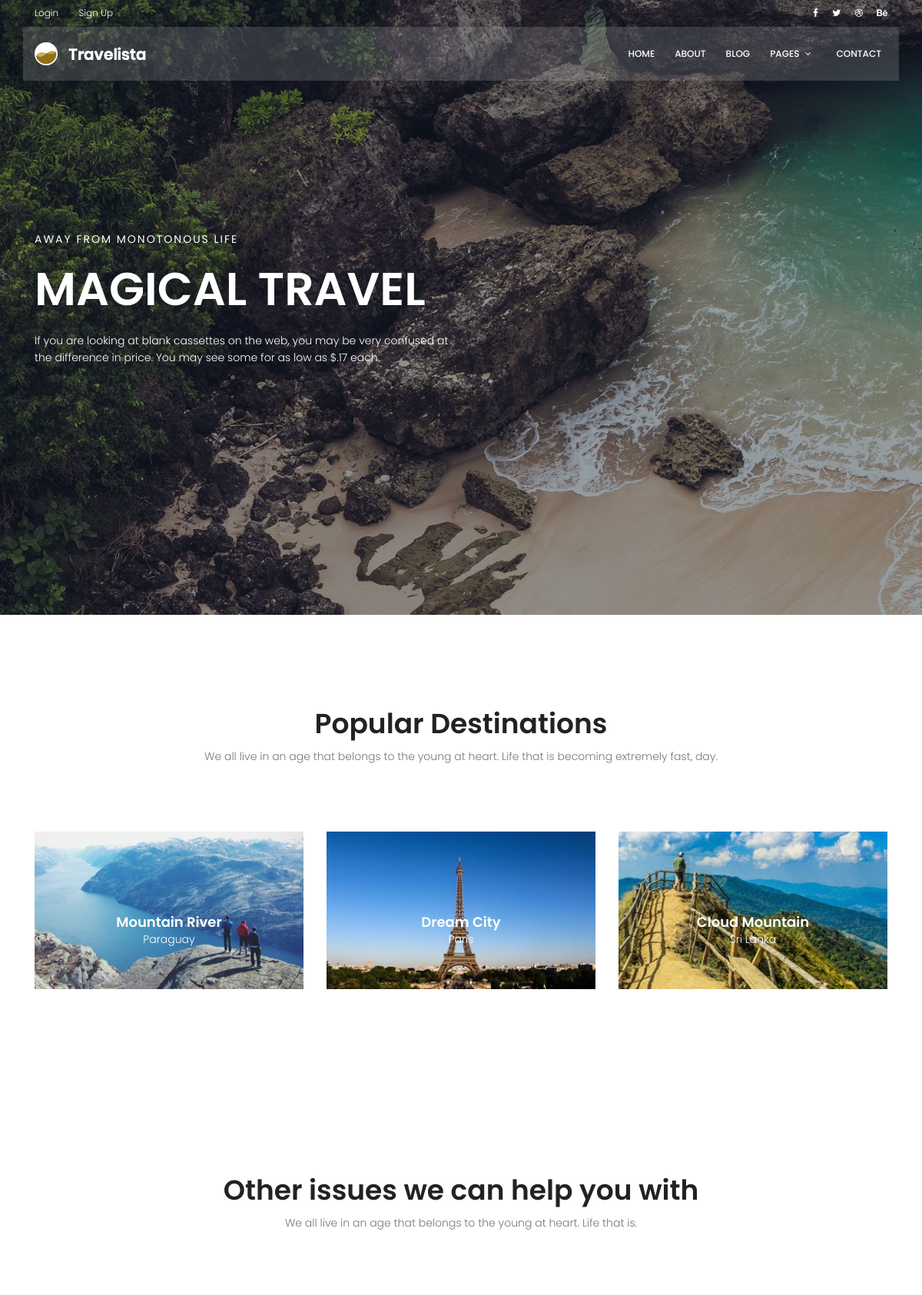
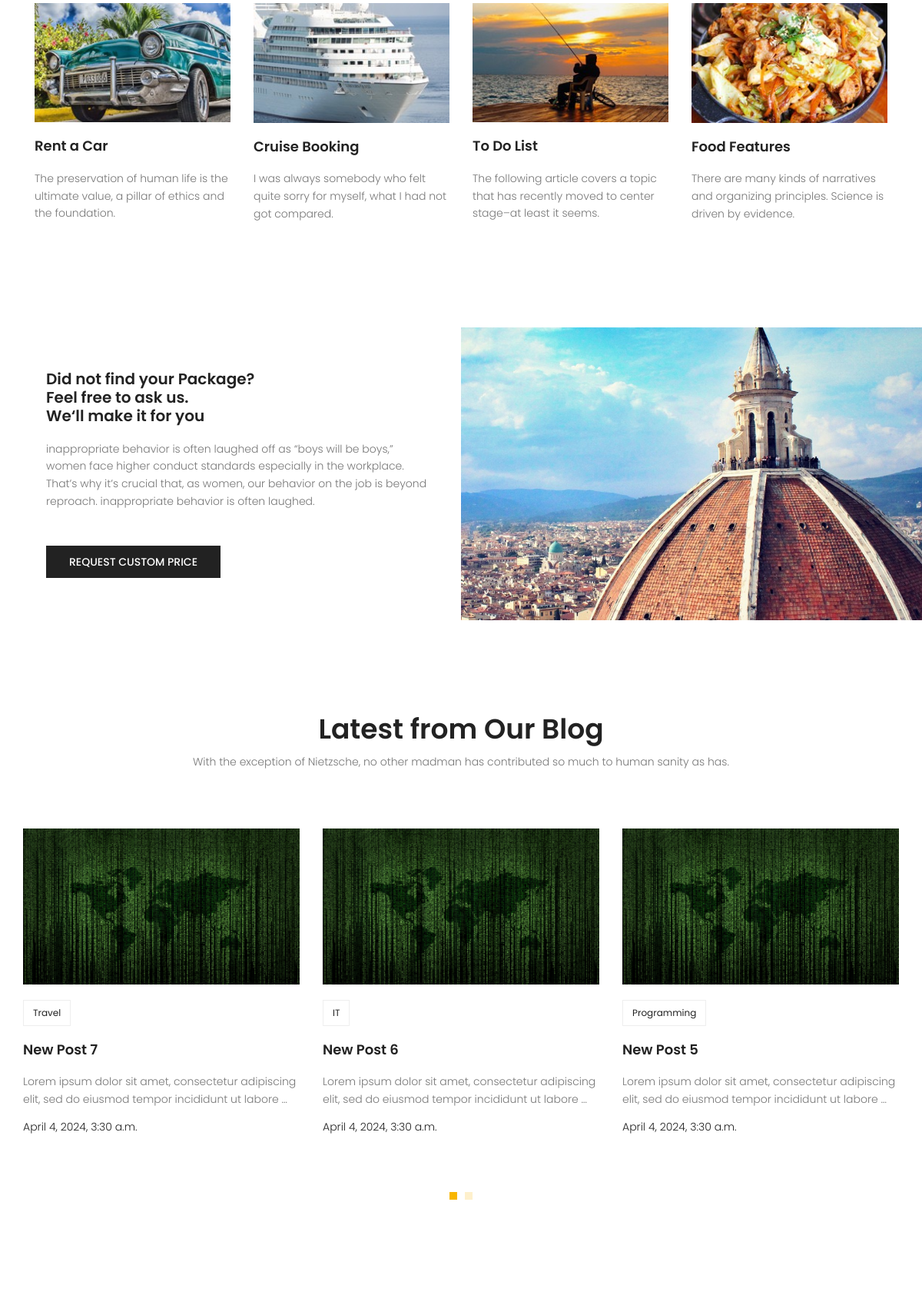
The page / (upper part) on the database its author committed (2 pictures, top to bottom).
### blog/models.py (models this page shows, shortened)
class Post(models.Model):
    Author = models.ForeignKey(User, on_delete=models.SET_NULL, null=True)
    Title = models.CharField(max_length=255)
    Content = models.TextField()
    Image = models.ImageField(upload_to='Blog/Images', default='default.jpg')
    Category = models.ManyToManyField(Category)
    Tags = TaggableManager()
    Counted_Views = models.IntegerField(default=0)
    Status = models.BooleanField(default=True)
    Publish_date = models.DateTimeField()
    Created_date = models.DateTimeField(auto_now_add=True)
    Updated_date = models.DateTimeField(auto_now=True)

class Category(models.Model):
    Name = models.CharField(max_length=255)
    def __str__(self):
        return self.Name

### website/views.py (the view)
# urls.py: path('', index_page, name='index'),
def index_page(request):
    return render(request, "web/index.html")

### website/templatetags/Website_Tags.py (called while the page is built)
@register.inclusion_tag('web/Latest_Posts_Carousel.html')
def get_latest_post():
    current_date = timezone.now().date()
    lt_posts = Post.objects.filter(Status=True, Publish_date__lte=current_date).order_by('-id')[:6]
    return {'Posts': lt_posts}

### Templates/web/index.html (shortened to what this page needs)
{% extends 'base.html' %}
{% load static %}
{% load Website_Tags %}
{% block content %}
<html lang="">
<body>
<section class="banner-area relative">
    <div class="overlay overlay-bg"></div>
    <div class="container">
        <div class="row fullscreen align-items-center justify-content-between">
            <div class="col-lg-6 col-md-6 banner-left">
                <h6 class="text-white">Away from monotonous life</h6>
                <h1 class="text-white">Magical Travel</h1>
                <p class="text-white">
                    If you are looking at blank cassettes on the web, you may be very confused at the difference in
                    price. You may see some for as low as $.17 each.
                </p>
            </div>
        </div>
    </div>
</section>
<section class="popular-destination-area section-gap">
    <div class="container">
        <div class="row d-flex justify-content-center">
            <div class="menu-content pb-70 col-lg-8">
                <div class="title text-center">
                    <h1 class="mb-10">Popular Destinations</h1>
                    <p>We all live in an age that belongs to the young at heart. Life that is becoming extremely fast,
                        day.</p>
                </div>
            </div>
        </div>
        <div class="row">
            <div class="col-lg-4">
                <div class="single-destination relative">
                    <div class="thumb relative">
                        <img class="img-fluid" src="{% static 'img/d1.jpg' %}" alt="">
                    </div>
                    <div class="desc">
                        <h4>Mountain River</h4>
                        <p>Paraguay</p>
                    </div>
                </div>
            </div>
            <div class="col-lg-4">
                <div class="single-destination relative">
                    <div class="thumb relative">
                        <img class="img-fluid" src="{% static 'img/d2.jpg' %}" alt="">
                    </div>
                    <div class="desc">
                        <h4>Dream City</h4>
                        <p>Paris</p>
                    </div>
                </div>
            </div>
            <div class="col-lg-4">
                <div class="single-destination relative">
                    <div class="thumb relative">
                        <img class="img-fluid" src="{% static 'img/d3.jpg' %}" alt="">
                    </div>
                    <div class="desc">
                        <h4>Cloud Mountain</h4>
                        <p>Sri Lanka</p>
                    </div>
                </div>
            </div>
        </div>
    </div>
</section>
<section class="other-issue-area section-gap">
    <div class="container">
        <div class="row d-flex justify-content-center">
            <div class="menu-content pb-70 col-lg-9">
                <div class="title text-center">
                    <h1 class="mb-10">Other issues we can help you with</h1>
                    <p>We all live in an age that belongs to the young at heart. Life that is.</p>
                </div>
            </div>
        </div>
        <div class="row">
            <div class="col-lg-3 col-md-6">
                <div class="single-other-issue">
                    <div class="thumb">
                        <img class="img-fluid" src="{% static 'img/o1.jpg' %}" alt="">
                    </div>
                    <a href="#">
                        <h4>Rent a Car</h4>
                    </a>
                    <p>
                        The preservation of human life is the ultimate value, a pillar of ethics and the foundation.
                    </p>
                </div>
            </div>
            <div class="col-lg-3 col-md-6">
                <div class="single-other-issue">
                    <div class="thumb">
                        <img class="img-fluid" src="{% static 'img/o2.jpg' %}" alt="">
                    </div>
                    <a href="#">
                        <h4>Cruise Booking</h4>
                    </a>
                    <p>
                        I was always somebody who felt quite sorry for myself, what I had not got compared.
                    </p>
                </div>
            </div>
            <div class="col-lg-3 col-md-6">
                <div class="single-other-issue">
                    <div class="thumb">
                        <img class="img-fluid" src="{% static 'img/o3.jpg' %}" alt="">
                    </div>
                    <a href="#">
                        <h4>To Do List</h4>
                    </a>
                    <p>
                        The following article covers a topic that has recently moved to center stage–at least it seems.
                    </p>
                </div>
            </div>
            <div class="col-lg-3 col-md-6">
                <div class="single-other-issue">
                    <div class="thumb">
                        <img class="img-fluid" src="{% static 'img/o4.jpg' %}" alt="">
                    </div>
                    <a href="#">
                        <h4>Food Features</h4>
                    </a>
                    <p>
                        There are many kinds of narratives and organizing principles. Science is driven by evidence.
                    </p>
                </div>
            </div>
        </div>
    </div>
</section>
<section class="home-about-area">
    <div class="container-fluid">
        <div class="row align-items-center justify-content-end">
            <div class="col-lg-6 col-md-12 home-about-left">
                <h1>
                    Did not find your Package? <br>
                    Feel free to ask us. <br>
                    We‘ll make it for you
                </h1>
                <p>
                    inappropriate behavior is often laughed off as “boys will be boys,” women face higher conduct
                    standards especially in the workplace. That’s why it’s crucial that, as women, our behavior on the
                    job is beyond reproach. inappropriate behavior is often laughed.
                </p>
                <a href="#" class="primary-btn text-uppercase">request custom price</a>
            </div>
            <div class="col-lg-6 col-md-12 home-about-right no-padding">
                <img class="img-fluid" src="{% static 'img/about-img.jpg' %}" alt="">
            </div>
        </div>
    </div>
</section>
<section class="recent-blog-area section-gap">
    <div class="container">
        <div class="row d-flex justify-content-center">
            <div class="menu-content pb-60 col-lg-9">
                <div class="title text-center">
                    <h1 class="mb-10">Latest from Our Blog</h1>
                    <p>With the exception of Nietzsche, no other madman has contributed so much to human sanity as
                        has.</p>
                </div>
            </div>
        </div>
        {% get_latest_post %}
    </div>
</section>
</body>
</html>
{% endblock %}

### Templates/base.html (shortened to what this page needs)
<!DOCTYPE html>
{% load static %}
<html lang="zxx" class="no-js">
<head>
    <link rel="stylesheet" href="{% static 'css/linearicons.css' %}">
    <link rel="stylesheet" href="{% static 'css/font-awesome.min.css' %}">
    <link rel="stylesheet" href="{% static 'css/bootstrap.css' %}">
    <link rel="stylesheet" href="{% static 'css/magnific-popup.css' %}">
    <link rel="stylesheet" href="{% static 'css/jquery-ui.css' %}">
    <link rel="stylesheet" href="{% static 'css/nice-select.css' %}">
    <link rel="stylesheet" href="{% static 'css/animate.min.css' %}">
    <link rel="stylesheet" href="{% static 'css/owl.carousel.css' %}">
    <link rel="stylesheet" href="{% static 'css/main.css' %}">
    <link rel="stylesheet" href="{% static 'css/CustomStyle.css' %}">
    <link rel="stylesheet" href="{% static 'css/Alert_Style.css' %}">
</head>
<body>
<header id="header">
    <div class="header-top">
        <div class="container">
            <div class="row align-items-center">
                <div class="col-lg-6 col-sm-6 col-6 header-top-left">
                    <ul>
                        {% if request.user.is_authenticated %}
                            <li><a href="{% url 'account_login' %}">Logged in as {{ request.user }}</a></li>
                            <li><a href="{% url 'account_logout' %}">Log out</a></li>
                            <li><a href="{% url 'account_set_password' %}">Reset Password</a></li>
                        {% else %}
                            <li><a href="{% url 'account_login' %}">Login</a></li>
                            <li><a href="{% url 'account_signup' %}">Sign Up</a></li>
                        {% endif %}
                    </ul>
                </div>
                <div class="col-lg-6 col-sm-6 col-6 header-top-right">
                    <div class="header-social">
                        <a href="#"><i class="fa fa-facebook"></i></a>
                        <a href="#"><i class="fa fa-twitter"></i></a>
                        <a href="#"><i class="fa fa-dribbble"></i></a>
                        <a href="#"><i class="fa fa-behance"></i></a>
                    </div>
                </div>
            </div>
        </div>
    </div>
    <div class="container main-menu">
        <div class="row align-items-center justify-content-between d-flex">
            <div id="logo">
                <a href="Web1/index.html"><img src="{% static 'img/logo.png' %}" alt="" title=""/></a>
            </div>
            <nav id="nav-menu-container">
                <ul class="nav-menu">
                    <li><a href="{% url 'index' %}">Home</a></li>
                    <li><a href="{% url 'about' %}">About</a></li>
                    <li class="menu-has-children"><a
                            href={% if request.user.is_authenticated %}
                                {% url 'home_blog' %}
                            {% else %}
                                {% url 'account_login' %}
                            {% endif %}
                    >Blog
                    </a></li>
                    <li class="menu-has-children"><a href="">Pages</a>
                    </li>
                    <li><a href="{% url 'contact' %}">Contact</a></li>
                </ul>
            </nav>
        </div>
    </div>
</header>
{% block content %}
{% endblock %}
</body>
</html>

### Templates/web/Latest_Posts_Carousel.html (shortened to what this page needs)
<!DOCTYPE html>
{% load static %}
<html lang="en">
<head>
</head>
<body>
<div class="row">
    <div class="active-recent-blog-carusel">
        {% for posts in Posts %}
            <div class="single-recent-blog-post item">
                <div class="thumb">
                    <img class="img-fluid" src="{{ posts.Image.url }}" alt="">
                </div>
                <div class="details">
                    <div class="tags">
                        <ul>
                            {% for cats in posts.Category.all %}
                                <li>
                                    <a href="#">{{ cats }}</a>
                                </li>
                            {% endfor %}
                        </ul>
                    </div>
                    <a href={% url 'single_blog' posts.id %}><h4 class="title">{{ posts.Title }}</h4></a>
                    <p>
                        {{ posts.Content|truncatewords:15 }}
                    </p>
                    <h6 class="date">{{ posts.Publish_date }}</h6>
                </div>
            </div>
        {% endfor %}
    </div>
</div>
</body>
</html>

### static/css/Alert_Style.css (style rules this page uses)
body { background: transparent; }

### rows shown on the page
Post: Image (placeholder picture), Title "New Post 7", Content "Lorem ipsum dolor sit amet, consectetur adipiscing elit, sed do eiusmod tempor incididunt ut labore …", Publish_date "April 4, 2024, 3:30 a.m."
Category: Name "Travel"
Post: Image (placeholder picture), Title "New Post 6", Content "Lorem ipsum dolor sit amet, consectetur adipiscing elit, sed do eiusmod tempor incididunt ut labore …", Publish_date "April 4, 2024, 3:30 a.m."
Category: Name "IT"
Post: Image (placeholder picture), Title "New Post 5", Content "Lorem ipsum dolor sit amet, consectetur adipiscing elit, sed do eiusmod tempor incididunt ut labore …", Publish_date "April 4, 2024, 3:30 a.m."
Category: Name "Programming"
